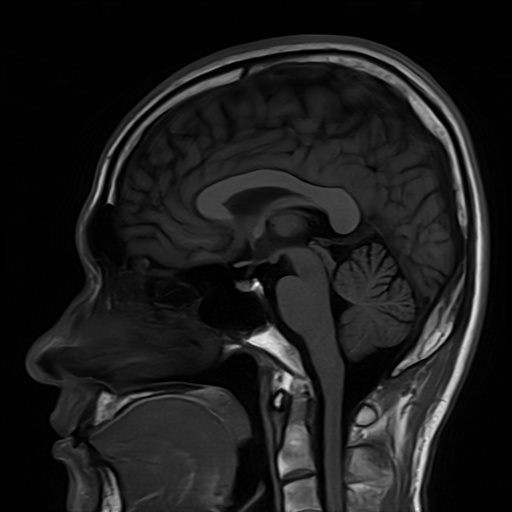
%> input picture Experiment_08/Inputs/images/Brain_MRI.png, 512 x 512 px
$ octave --eval "task_10_2_fixed_vs_running_mean;"   (GNU Octave 9; MATLAB toolbox functions it lacks are replaced by stand-ins)
%> lines starting %> are read from the running program, lines starting %| are printed output that depends on the picture; in (x1, y1, x2, y2) boxes, pixels count from 0 and x2, y2 are one past the last pixel; in counts of white or black regions, pixels touching at a corner belong together; the program's own positions count from 1
%% Experiment 10: Task 10.2 - Fixed-Seed vs. Adaptive Running-Mean Homogeneity Rule
%% Author: Muhammad Ikrama (Reg ID: 60140)
%% Department of Biomedical Engineering, Riphah International University, Lahore
%% Instructor: Engr. Rana Talha Khalid

function task_10_2_fixed_vs_running_mean()
    scriptDir = fileparts(mfilename('fullpath'));
    expDir = fullfile(scriptDir, '..');
    inputsDir = fullfile(expDir, 'Inputs', 'images');
    outputsDir = fullfile(expDir, 'Outputs', 'MATLAB');
    tablesDir = fullfile(expDir, 'Tables');
    if ~exist(outputsDir, 'dir'); mkdir(outputsDir); end
    if ~exist(tablesDir, 'dir'); mkdir(tablesDir); end

    mriPath = fullfile(inputsDir, 'Brain_MRI.png');
    mri = imread(mriPath);
%> mri is the input picture: size 512x512x3 uint8; min 0, max 254, mean 27.9
    if size(mri, 3) == 3; mri = rgb2gray(mri); end
    mriSmooth = imgaussfilt(mri, 0.8, 'FilterSize', 3);

    seedRow = 242; seedCol = 327;
    gtLesion = false(size(mri));
    gtLesion(206:280, 291:365) = mriSmooth(206:280, 291:365) > 162;
%> gtLesion: size 512x512 logical; every value is 0
    gtLesion = imfill(gtLesion, 'holes');

    testTols = [15, 25, 38, 50, 70];
    nTols = length(testTols);

    fprintf('\n===============================================================================================\n');
    fprintf('TASK 10.2: FIXED SEED VS RUNNING MEAN HOMOGENEITY PREDICATE (MATLAB)\n');
    fprintf('===============================================================================================\n');
    fprintf('%-6s | %-15s | %-10s | %-8s | %-8s | %-22s | %-15s\n', 'Tol T', 'Rule', 'Area (px)', 'DSC', 'IoU', 'Ref Intensity / Mean', 'Status');
    fprintf('-----------------------------------------------------------------------------------------------\n');

    rows = [];
    fixedMasks = cell(nTols, 1);
    meanMasks = cell(nTols, 1);

    for k = 1:nTols
        tol = testTols(k);
        % Fixed Seed
        mFix = grayconnected(mriSmooth, seedRow, seedCol, tol);
        if tol <= 60; mFix = imfill(mFix, 'holes'); end
        fixedMasks{k} = mFix;

        aFix = nnz(mFix);
        dscFix = dice(gtLesion, mFix);
        iouFix = jaccard(gtLesion, mFix);
        statFix = 'Acceptable';
        if tol == 38; statFix = 'Optimal'; end
        if tol < 20; statFix = 'Under-Grown'; end
        if aFix > 5000; statFix = 'Leakage!'; end

        fprintf('%-6d | %-15s | %-10d | %-8.4f | %-8.4f | %-22s | %-15s\n', tol, 'Fixed Seed', aFix, dscFix, iouFix, 'I_seed = 200.0', statFix);

        % Running Mean Implementation
        [mMean, finalMu] = srgRunningMeanMatlab(mriSmooth, seedRow, seedCol, tol);
        if tol <= 38; mMean = imfill(mMean, 'holes'); end
        meanMasks{k} = mMean;

        aMean = nnz(mMean);
        dscMean = dice(gtLesion, mMean);
        iouMean = jaccard(gtLesion, mMean);
        statMean = 'Contained';
        if aMean > 3000; statMean = 'Catastrophic Leakage!'; end

        fprintf('%-6d | %-15s | %-10d | %-8.4f | %-8.4f | %-22s | %-15s\n', tol, 'Running Mean', aMean, dscMean, iouMean, sprintf('mu_final = %.1f', finalMu), statMean);

        rows = [rows; {tol, 'Fixed Seed', aFix, dscFix, iouFix, 200.0, statFix}; ...
                      {tol, 'Running Mean', aMean, dscMean, iouMean, round(finalMu, 2), statMean}];
    end
%> this loop made 1 pass
%> aFix on pass 1: 121068
%> pass 1, in task_10_2_fixed_vs_running_mean, `mFix = grayconnected(mriSmooth, seedRow, seedCol, tol);`:
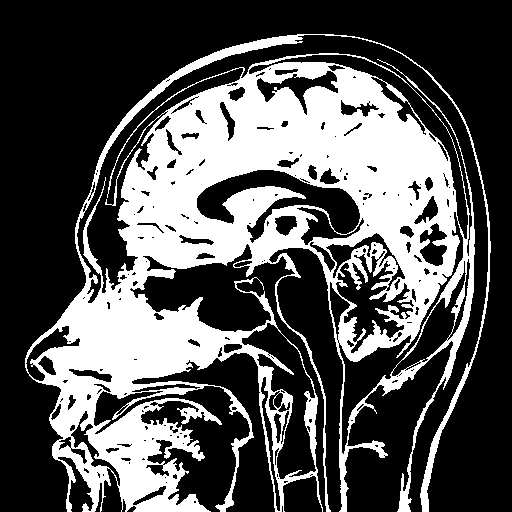
%> mFix: size 512x512 logical; 33.9% white; 1 white region, box (x1, y1, x2, y2) and area: (25, 34, 491, 512) 88756
%> pass 1, in task_10_2_fixed_vs_running_mean, `mFix = imfill(mFix, 'holes')`:
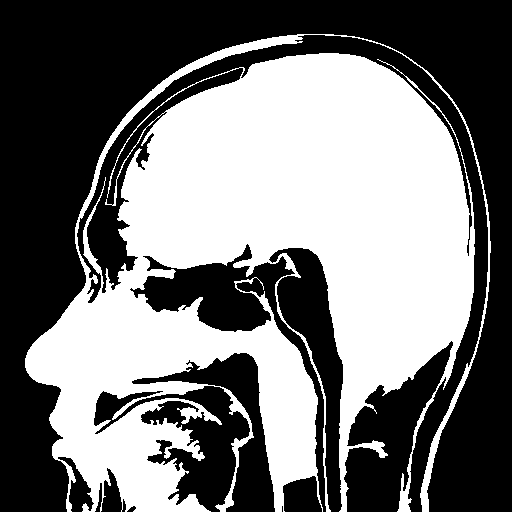
%> mFix: size 512x512 logical; 46.2% white; 1 white region, box (x1, y1, x2, y2) and area: (25, 34, 491, 512) 121068

    T_out = cell2table(rows, 'VariableNames', {'Tolerance_T', 'Predicate_Rule', 'Area_px', 'DSC', 'Jaccard_IoU', 'Reference_Intensity', 'Clinical_Status'});
    csvPath = fullfile(tablesDir, 'exp10_task_10_2_fixed_vs_running_mean_matlab.csv');
    writetable(T_out, csvPath);
    fprintf('[SAVED] Task 10.2 table saved to: %s\n', csvPath);

    % Comparison Figure
    hFig = figure('Visible', 'off', 'Position', [100, 100, 1300, 800]);
    plotIndices = [2, 3, 5]; % tol = 25, 38, 70

    for idx = 1:3
        k = plotIndices(idx);
        tolVal = testTols(k);

        % Fixed Seed Plot
        subplot(2, 3, idx);
        rgbFix = cat(3, mri, mri, mri);
        mF = fixedMasks{k};
        if tolVal <= 38
            rgbFix_g = rgbFix(:,:,2); rgbFix_g(mF) = 255; rgbFix(:,:,2) = rgbFix_g;
        else
            rgbFix_r = rgbFix(:,:,1); rgbFix_r(mF) = 255; rgbFix(:,:,1) = rgbFix_r;
            rgbFix_g = rgbFix(:,:,2); rgbFix_g(mF) = 120; rgbFix(:,:,2) = rgbFix_g;
        end
        imshow(rgbFix);
        rowF = rows((k-1)*2 + 1, :);
        title(sprintf('Fixed Seed (T=%d)\nArea=%d px | DSC=%.3f\nAnchor (I=200)', tolVal, rowF{3}, rowF{4}), 'FontSize', 9, 'FontWeight', 'bold');

        % Running Mean Plot
        subplot(2, 3, idx + 3);
        rgbMean = cat(3, mri, mri, mri);
        mM = meanMasks{k};
        if tolVal == 25
            rgbMean_r = rgbMean(:,:,1); rgbMean_r(mM) = 255; rgbMean(:,:,1) = rgbMean_r;
            rgbMean_g = rgbMean(:,:,2); rgbMean_g(mM) = 255; rgbMean(:,:,2) = rgbMean_g;
        else
            rgbMean_r = rgbMean(:,:,1); rgbMean_r(mM) = 255; rgbMean(:,:,1) = rgbMean_r;
        end
        imshow(rgbMean);
        rowM = rows((k-1)*2 + 2, :);
        title(sprintf('Running Mean (T=%d)\nArea=%d px | DSC=%.3f\nDrifted mu=%.1f', tolVal, rowM{3}, rowM{4}, rowM{6}), 'FontSize', 9, 'FontWeight', 'bold');
    end

    figPath = fullfile(outputsDir, 'exp10_task_10_2_fixed_vs_running_mean_m.png');
    saveas(hFig, figPath);
    close(hFig);
    fprintf('[SAVED] Task 10.2 figure saved to: %s\n', figPath);
end

% [44 lines left out: function srgRunningMeanMatlab, not called in this run]
%> (the run ends here)

$ run again, with Experiment_08/Inputs/images/Lung-HR-contrast.png copied over Experiment_08/Inputs/images/Brain_MRI.png
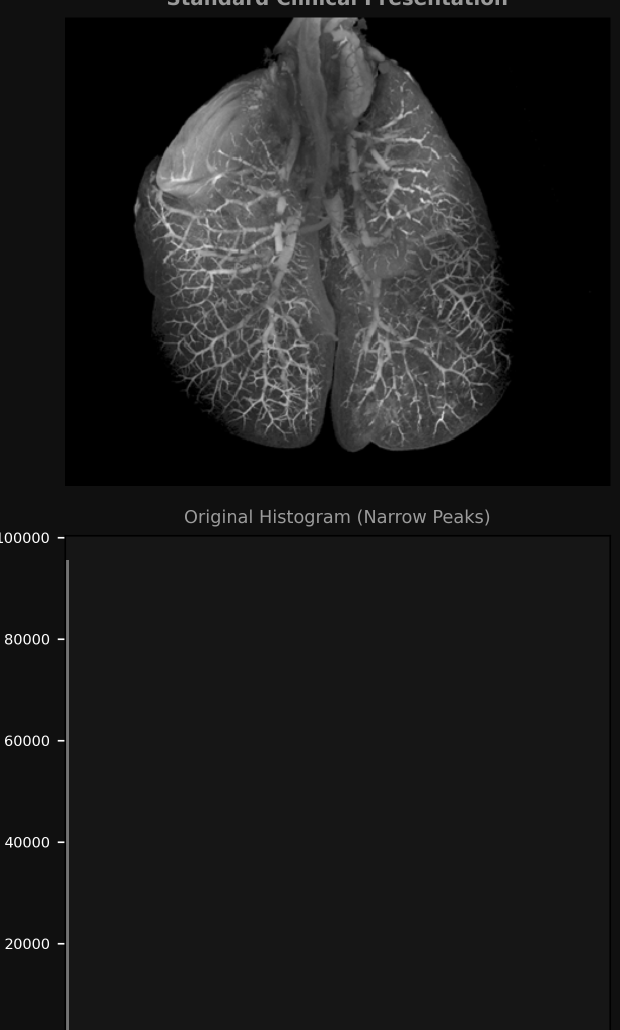
%> input picture Experiment_08/Inputs/images/Lung-HR-contrast.png, 1240 x 2060 px (shown at 1/2 size)
%> in task_10_2_fixed_vs_running_mean, mri is the input picture: size 2060x1240 uint8; min 0, max 255, mean 28.9
%> gtLesion: size 2060x1240 logical; every value is 0
%> the loop in task_10_2_fixed_vs_running_mean, `for k = 1:nTols` made 1 pass
%> aFix on pass 1: 543049
%> pass 1, in task_10_2_fixed_vs_running_mean, `mFix = grayconnected(mriSmooth, seedRow, seedCol, tol);`:
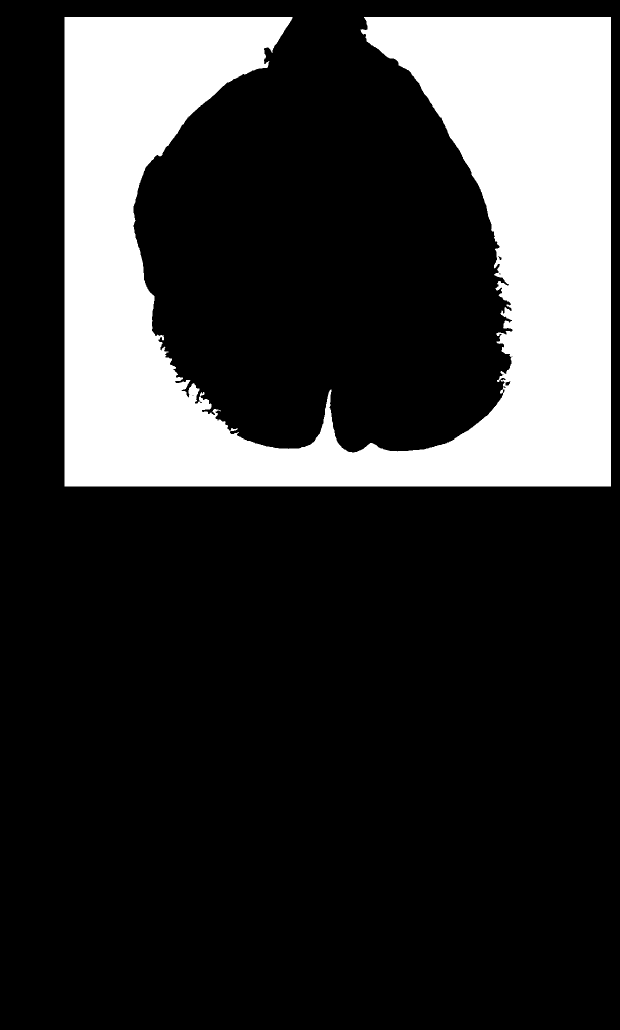
%> mFix: size 2060x1240 logical (shown at 1/2 size); 21.3% white; 1 white region, box (x1, y1, x2, y2) and area: (129, 34, 1222, 973) 542912
